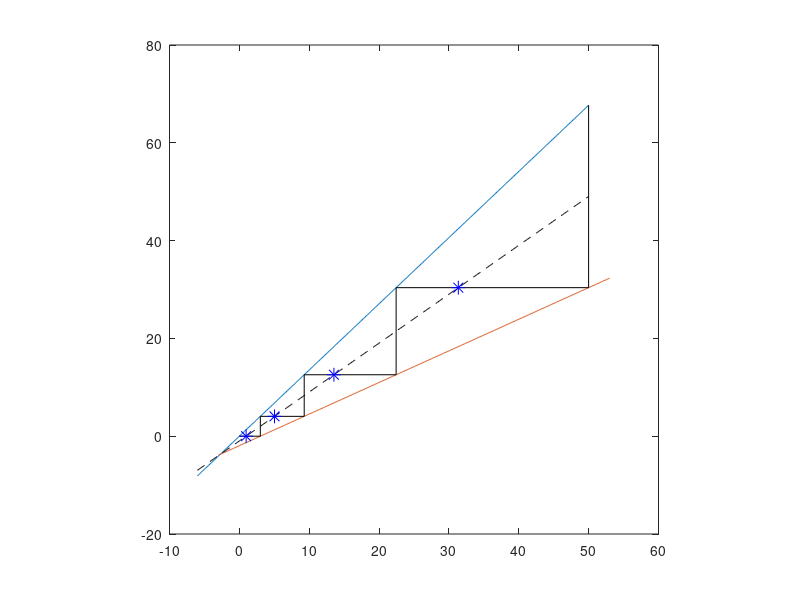

MATLAB code for this plot:
% design quantization encoder and decoder for TULiP

% BR, 11/9/2012

% note - this designs a symmetric quantizer, with bins on EITHER SIDE OF
% ZERO (origin is offset by smallest bin)

% b ^ (nBins/2) = max;

clear all;close all;clc

nBins = 8;
min = 0;
%max = sqrt(310^2 + 310^2);
max = 100;
center = 50;
domain = max - min;

% generate bin sizes
bp(1) = 3;
rho = 0.4775
delta = (1-rho)/(1+rho)
bp(2) = ((1+delta)/(1-delta))*bp(1);
bp(3) = (1+delta)/(1-delta)*bp(2);
bp(4) = (1+delta)/(1-delta)*bp(3);

b = cumsum(bp);

% (zero-centered bin:)
% rho = 0.87
% delta = (1-rho)/(1+rho)
% 
% b(2) = (1+delta)/(1-delta)*b(1)+b(1);
% b(3) = (1+delta)/(1-delta)*b(2)+b(2);
% b(4) = (1+delta)/(1-delta)*b(3)+b(3);

% construct bin edges
br = [ (center - [fliplr(b)]) (center + [0 b])]

%%
lowfac = 1/(1+delta);
highfac = 1/(1-delta);

v = linspace(-2*b(1),50,500);
figure
plot(v,(1+delta)*v)
hold on
plot(v+b(1),(1-delta)*v)

plot([0 b(1)],[0 0],'k')
plot([b(1) b(1)],[0 (1+delta)*b(1)],'k')
for i = 1:(nBins/2-1)
    plot([b(i) b(i+1)],[(1+delta)*b(i) (1+delta)*b(i)],'k')
    plot([b(i+1) b(i+1)],[(1+delta)*b(i) (1+delta)*b(i+1)],'k')
end

midSlope = -(0.5*(0 + (1+delta)*b(1)) - 0.5*((1+delta)*b(3)+(1+delta)*b(4)))/(b(4)-b(1));
yInt = -(1-delta)*b(1)/2;
midLine = yInt + midSlope.*v;
plot(v,midLine,'k--')

centers = ((1+delta)*[0 b(1:3)] - yInt)/midSlope;
plot(centers,(1+delta)*[0 b(1:3)],'b*','MarkerSize',10)

axis square

centers = [center - [fliplr(centers)] (center + centers)]


%plot([b(1) b(4)],[0.5*(0 + (1+delta)*b(1)) 0.5*((1+delta)*b(3)+(1+delta)*b(4))],'k--')

%u0 = 5;
%for i = 1:nBins/2
%    u(i) = rho^i*u0;
%end


%delta = fminunc(@(delta) ((1+delta)/(1-delta))^(nBins/2)*b(1)-100,2)
%plot(0:nBins/2,b.^([0:nBins/2]));

% levels = 4;
% eps = 
% interval = [


% each bin:  "center" (in logspace), and edges
%for i = 1:nBins
    


